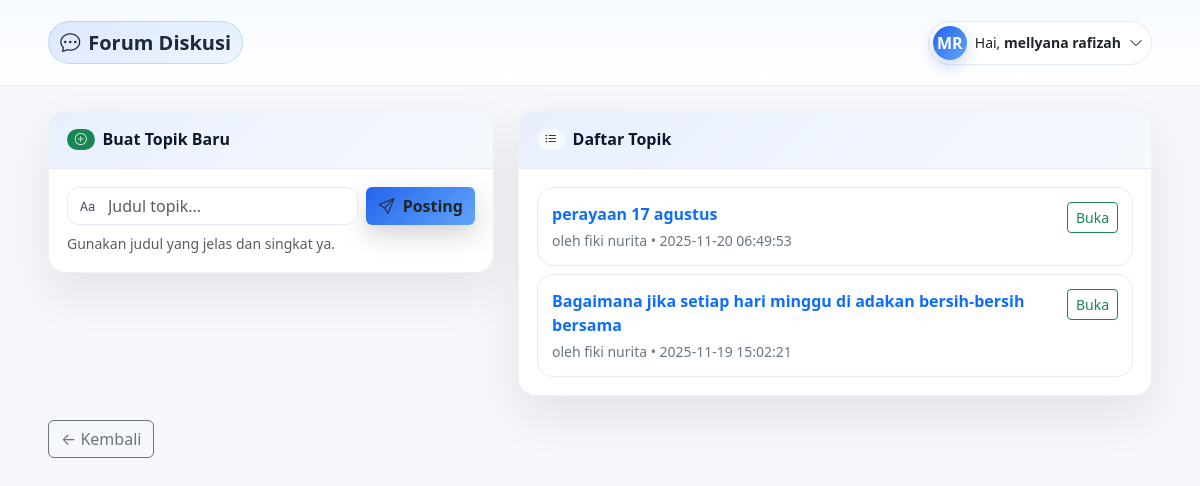
The app's page /user/forum.php (signed in) with its own data.
### tables this page shows
CREATE TABLE `users` (
  `id` int(11) NOT NULL,
  `nik` varchar(30) NOT NULL,
  `name` varchar(150) NOT NULL,
  `email` varchar(150) DEFAULT NULL,
  `avatar_path` varchar(255) DEFAULT NULL,
  `phone` varchar(30) DEFAULT NULL,
  `password` varchar(255) NOT NULL,
  `address` text DEFAULT NULL,
  `created_at` timestamp NOT NULL DEFAULT current_timestamp(),
  `status` enum('active','inactive') DEFAULT 'active',
  `rt` tinyint(4) NOT NULL DEFAULT 5,
  `rw` tinyint(4) DEFAULT NULL
);

CREATE TABLE `forum_topics` (
  `id` int(11) NOT NULL,
  `user_id` int(11) NOT NULL,
  `title` varchar(255) NOT NULL,
  `created_at` timestamp NOT NULL DEFAULT current_timestamp()
);

### user/auth.php (called while the page is built, shortened)
<?php
if (!function_exists('url')) {
  function url(string $path = '/'): string {
    $base = rtrim(defined('BASE_URL') ? BASE_URL : '', '/');
    $path = '/' . ltrim($path, '/');
    return $base . $path;
  }
}
$pdo = pdo();
$stmt = $pdo->prepare(
  'SELECT id, name, nik, email, rt, rw, address, status, avatar_path, created_at
     FROM users WHERE id = ? LIMIT 1'
);
$stmt->execute([$_SESSION['user_id']]);
$warga = $stmt->fetch();
$warga['avatar_url'] = null;
if (!function_exists('user_initials')) {
  function user_initials($name) {
    $name = trim($name ?: 'Kiki');
    $parts = preg_split('/\s+/', $name, -1, PREG_SPLIT_NO_EMPTY);
    if (count($parts) >= 2) {
      return mb_strtoupper(mb_substr($parts[0], 0, 1) . mb_substr(end($parts), 0, 1));
    }
    return mb_strtoupper(mb_substr($name, 0, 1));
  }
}

### user/forum.php (the view, shortened to what this page needs)
<?php
require_once __DIR__ . '/auth.php';
$pdo = pdo();
$topics = $pdo->query("
  SELECT t.id,t.title,t.created_at,u.name
  FROM forum_topics t
  JOIN users u ON u.id=t.user_id
  ORDER BY t.created_at DESC
")->fetchAll();
?>
<!doctype html>
<html lang="id">
<head>
  <link href="https://cdn.jsdelivr.net/npm/bootstrap@5.3.3/dist/css/bootstrap.min.css" rel="stylesheet">
  <link href="https://cdn.jsdelivr.net/npm/bootstrap-icons@1.11.3/font/bootstrap-icons.css" rel="stylesheet">
</head>
<body>
<nav class="navbar">
  <div class="container-fluid edge py-2">
    <a class="navbar-brand fw-semibold d-flex align-items-center gap-2" href="<?= url('/user/dashboard.php') ?>">
      <span class="brand-pill"><i class="bi bi-chat-dots"></i> Forum Diskusi</span>
    </a>
    <div class="d-flex align-items-center gap-2">
      <div class="dropdown">
        <button class="btn profile-btn d-flex align-items-center gap-2" data-bs-toggle="dropdown" aria-expanded="false">
          <?php if(!empty($warga['avatar_url'])): ?>
            <img src="<?= htmlspecialchars($warga['avatar_url']) ?>" alt="Avatar"
                 style="width:34px;height:34px;border-radius:999px;object-fit:cover;box-shadow:0 6px 16px rgba(37,99,235,.25)">
          <?php else: ?>
            <span class="avatar"><?= htmlspecialchars(user_initials($warga['name'] ?? 'Kiki')) ?></span>
          <?php endif; ?>
          <span class="d-none d-sm-inline small">Hai, <b><?= htmlspecialchars($warga['name'] ?? 'Kiki') ?></b></span>
          <i class="bi bi-chevron-down small"></i>
        </button>
      </div>
    </div>
  </div>
</nav>
<div class="container-fluid edge my-4">
  <div class="row g-4">
    <div class="col-12 col-lg-5">
      <div class="panel">
        <div class="panel-head d-flex align-items-center gap-2">
          <span class="badge text-bg-success rounded-pill"><i class="bi bi-plus-circle"></i></span>
          <div class="h6 m-0 fw-bold">Buat Topik Baru</div>
        </div>
        <div class="panel-body">
          <form method="post" class="d-flex gap-2 flex-wrap" novalidate>
            <div class="input-ico flex-grow-1">
              <i class="bi bi-type"></i>
              <input class="form-control" name="title" placeholder="Judul topik..."
                     value="<?= htmlspecialchars($_POST['title'] ?? '') ?>">
            </div>
            <button class="btn btn-brand"><i class="bi bi-send me-1"></i> Posting</button>
          </form>
          <div class="form-text mt-2">Gunakan judul yang jelas dan singkat ya.</div>
        </div>
      </div>
    </div>
    <div class="col-12 col-lg-7">
      <div class="panel">
        <div class="panel-head d-flex align-items-center gap-2">
          <span class="badge text-bg-light rounded-pill"><i class="bi bi-list-ul"></i></span>
          <div class="h6 m-0 fw-bold">Daftar Topik</div>
        </div>
        <div class="panel-body">
          <?php if(!$topics): ?>
            <div class="alert alert-info m-0"><i class="bi bi-info-circle me-2"></i>Belum ada topik.</div>
          <?php else: ?>
            <div class="d-grid gap-2">
              <?php foreach($topics as $t): ?>
                <div class="topic">
                  <div class="d-flex justify-content-between align-items-start">
                    <div class="me-3">
                      <a class="fw-semibold text-decoration-none" href="<?= url('/user/forum_topic.php?id='.$t['id']) ?>">
                        <?= htmlspecialchars($t['title']) ?>
                      </a>
                      <div class="text-secondary small mt-1">
                        oleh <?= htmlspecialchars($t['name']) ?> • <?= htmlspecialchars($t['created_at']) ?>
                      </div>
                    </div>
                    <a class="btn btn-sm btn-outline-success" href="<?= url('/user/forum_topic.php?id='.$t['id']) ?>">
                      Buka
                    </a>
                  </div>
                </div>
              <?php endforeach; ?>
            </div>
          <?php endif; ?>
        </div>
      </div>
    </div>
  </div>
  <div class="mt-4">
    <a class="btn btn-outline-secondary" href="<?= url('/user/dashboard.php')?>">← Kembali</a>
  </div>
</div>
</body>
</html>

### user/forum.php (style rules this page uses)
:root { --padx: clamp(16px, 5vw, 48px); --ink:#0f172a; --brand:#2563eb; --brand2:#60a5fa; --card:#ffffff; --border:#e6eaf3; }
body { background:#f5f7fb; color:var(--ink) }
.edge { padding-inline: var(--padx) }
.navbar { background:#fff; border-bottom:1px solid #e9eef7; position:sticky; top:0; z-index:1000; background-image: linear-gradient(180deg, rgba(96,165,250,.06), transparent); }
.brand-pill { display:inline-flex; align-items:center; gap:.5rem; padding:.35rem .7rem; border-radius:999px; font-weight:700; background:linear-gradient(135deg,rgba(37,99,235,.12),rgba(96,165,250,.10)); border:1px solid rgba(96,165,250,.30); color:#1e293b; }
.profile-btn { background:#fff; border:1px solid var(--border); border-radius:999px; padding:.25rem .5rem .25rem .25rem; }
.avatar { width:34px;height:34px;border-radius:999px;display:inline-grid;place-items:center; font-weight:700; color:#fff; background:linear-gradient(135deg,var(--brand),var(--brand2)); box-shadow:0 6px 16px rgba(37,99,235,.25); }
.panel { border:1px solid rgba(16,24,40,.06); background:var(--card); border-radius:18px; box-shadow:0 20px 48px rgba(2,6,23,.08); overflow:hidden; }
.panel-head { padding:18px; border-bottom:1px solid var(--border); background-image:linear-gradient(135deg, rgba(37,99,235,.10), rgba(96,165,250,.06)); }
.panel-body { padding:18px }
.input-ico { position:relative }
.input-ico .bi { position:absolute; left:12px; top:50%; transform:translateY(-50%); opacity:.75 }
.input-ico input { padding-left:40px !important }
.form-control { border:1px solid var(--border); border-radius:12px }
.btn-brand { background:linear-gradient(135deg,var(--brand),var(--brand2)); border:0; font-weight:700; box-shadow:0 10px 26px rgba(2,6,23,.18); }
.topic { border:1px solid var(--border); border-radius:16px; padding:14px 14px; background:#fff; transition:.16s ease; }

### records on screen
users: name "MR", name "mellyana rafizah"
forum_topics: title "perayaan 17 agustus", user.name "fiki nurita", created_at "2025-11-20 06:49:53"
forum_topics: title "Bagaimana jika setiap hari minggu di adakan bersih-bersih bersama", user.name "fiki nurita", created_at "2025-11-19 15:02:21"
